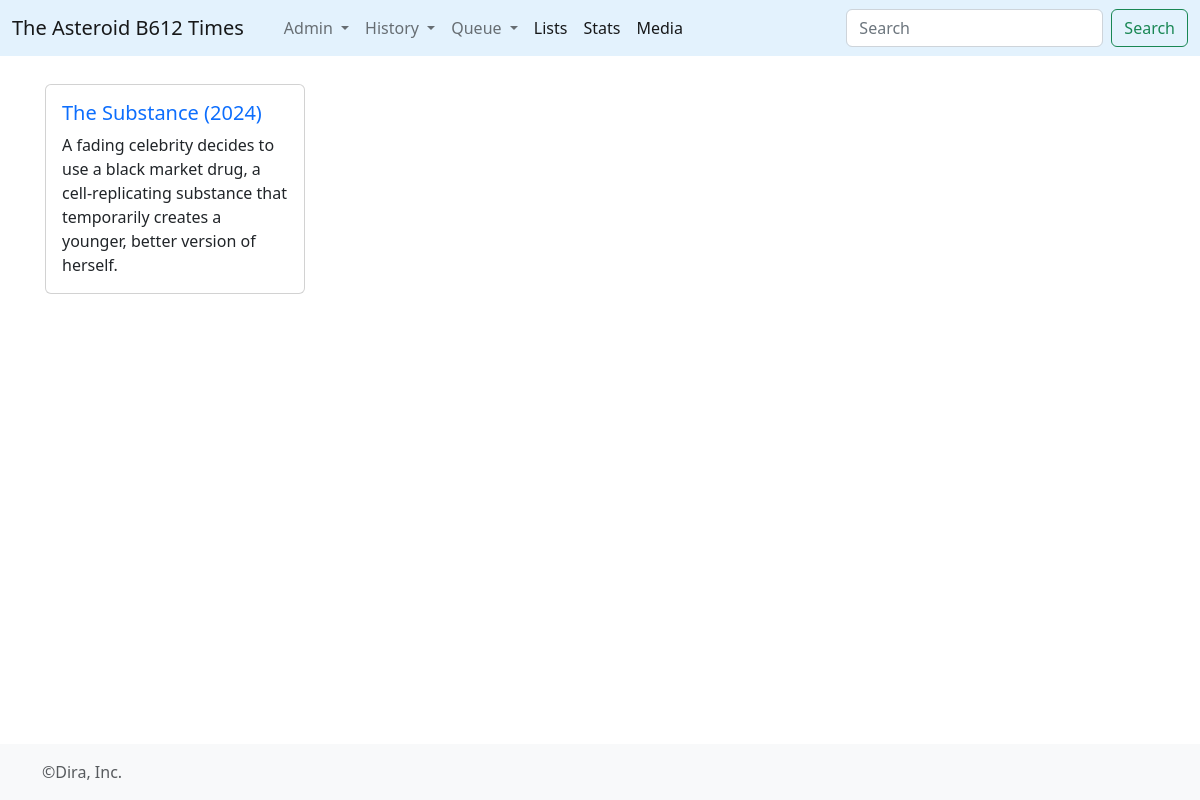
The app's page /mqueue/ with its own data.
### times/models.py (models this page shows, shortened)
class Movie(models.Model):
	title = models.CharField(max_length=512)
	info = models.TextField()
	premiere = models.IntegerField()
	runtime = models.IntegerField()
	@property
	def titulo(self):
		return self.title+' ('+ str(self.premiere) +')'
	@property
	def headtext(self):
		n_corte = self.info.find('==headtext==')
		if n_corte == -1:
			return self.info[0:350]
		else:
			return self.info[0:n_corte]

### times/views.py (the view)
# urls.py: path('mqueue/', views.mqueue, name='mqueue'),
def mqueue(request):
	twmovies = Movie.objects.filter(moviewatch__film__isnull=True).order_by('premiere')
	return render(request,'mqueue.html',{'twmovies':twmovies})

### times/templates/mqueue.html (shortened to what this page needs)
{% extends 'base_mono.html' %}
{% load static %}
{% block contenido %}
     <div class="row" data-masonry='{"percentPosition": true }'>
        {% for a in twmovies %}
        <div class="col-sm-6 col-lg-3 mb-3">
              <div class="card">
                <div class="card-body">
                  <h5 class="card-title"><a href='{% url "movie" a.id  %}' style="text-decoration: none;">{{a.titulo}}</a></h5>
                  <p class="card-text">{{a.headtext}}</p>
                </div>
              </div>
               </div>
        {% endfor %}
      </div>
{% endblock%}

### records on screen
Movie: titulo "The Substance (2024)", headtext "A fading celebrity decides to use a black market drug, a cell-replicating substance that temporarily creates a younger, better version of herself."
